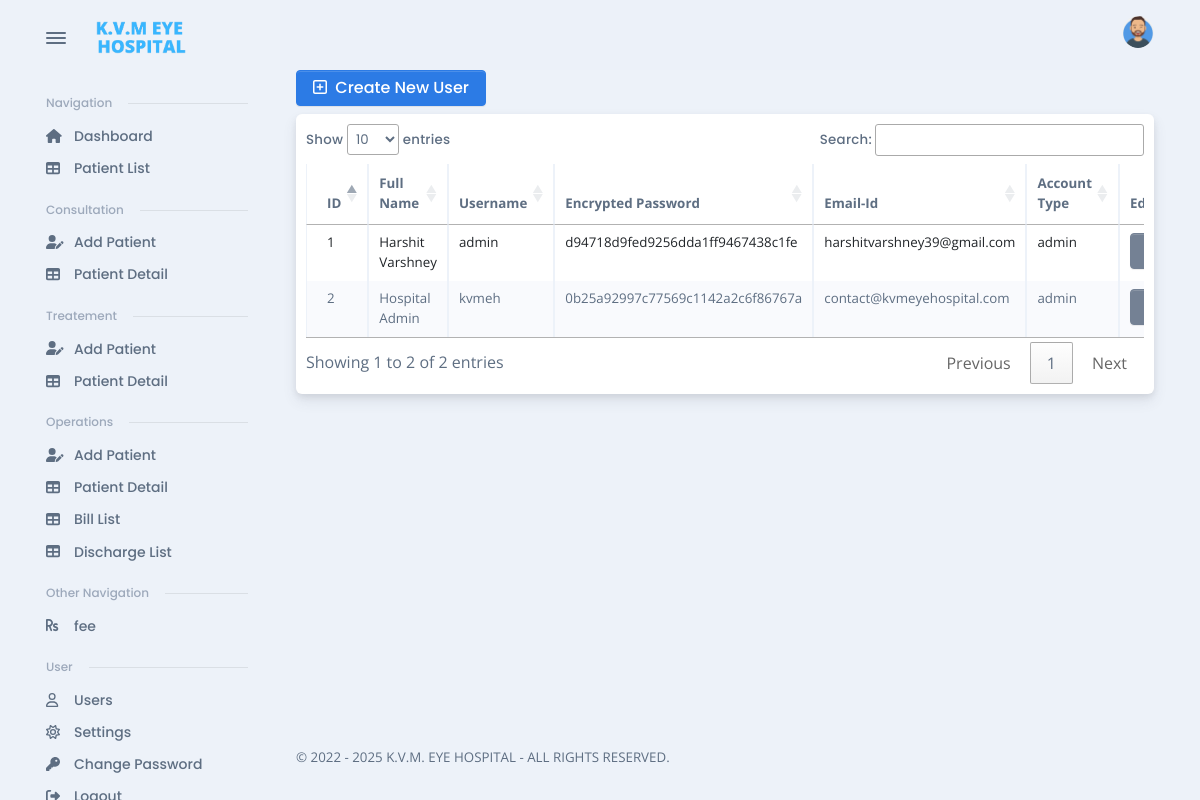
The app's page /public/users.php (signed in) with its own data.
### tables this page shows
CREATE TABLE `users` (
  `id` int(11) NOT NULL AUTO_INCREMENT,
  `username` varchar(255) NOT NULL,
  `full_name` varchar(30) NOT NULL,
  `password` varchar(255) NOT NULL,
  `emailid` varchar(30) NOT NULL,
  `access_level` varchar(5) NOT NULL,
  PRIMARY KEY (`id`),
  UNIQUE KEY `username` (`username`)
);

### public/users.php (the view, shortened to what this page needs)
<?php
if ($_SESSION['access_level'] == 'admin') {
    include "head.php";
    include "../dbcon.php";
    include "topandsidenav.php";
?>
    <form action="" method="POST">
        <button class="btn btn btn-primary" type="submit" name="add" value="add"><i class="far fa-plus-square"></i> &nbsp;Create New User</button><br>
    </form>
    <div class="card mb-3 mt-2">
        <div class="card-body pt-0" style="margin-top:10px;padding:10px;">
            <div class="table-responsive scrollbar ">
                <table class="table  table-responsive table-bordered table-striped fs--1 mb-0 table-hover" id="myTable">
                    <thead>
                        <tr>
                            <th style="overflow-wrap: break-word;" scope="col">ID</th>
                            <th style="overflow-wrap: break-word;" scope="col">Full Name</th>
                            <th style="overflow-wrap: break-word;" scope="col">Username</th>
                            <th style="overflow-wrap: break-word;" scope="col">Encrypted Password</th>
                            <th style="overflow-wrap: break-word;" scope="col">Email-Id</th>
                            <th style="overflow-wrap: break-word;" scope="col">Account Type</th>
                            <th style="overflow-wrap: break-word;" scope="col" width="4%">Edit</th>
                        </tr>
                    </thead>
                    <tbody>
                        <?php
                        $sql = "SELECT * FROM `users`";
                        $result = $conn->query($sql);
                        if ($result->num_rows > 0) {
                            $counter = 0;
                            while ($row = $result->fetch_assoc()) {
                        ?>
                                <tr>
                                    <td style=" overflow-wrap: normal;">
                                        <p><?php echo ++$counter;
                                            ?></p>
                                    </td>
                                    <td style="overflow-wrap: break-word;"><?php echo $row['full_name'] ?></td>
                                    <td style="overflow-wrap: break-word;"><?php echo $row['username'] ?></td>
                                    <td style="overflow-wrap: break-word;"><?php echo $row['password'] ?></td>
                                    <td style="overflow-wrap: break-word;"><?php echo $row['emailid'] ?></td>
                                    <td style="overflow-wrap: break-word;"><?php echo $row['access_level'] ?></td>
                                    <td style="overflow-wrap: break-word;">
                                        <form action="#" method="POST">
                                            <button class="btn btn btn-secondary" type="submit" name="edit" value="edit"><i class="far fa-edit"></i> </button>
                                        </form>
                                    </td>
                                </tr>
                        <?php
                            }
                        } else {
                            echo "0 results";
                        }
                        ?>
                    </tbody>
                </table>
            </div>
        </div>
    </div>
<?php include "footer.php";
} else {
    echo "<script>window.location.href = '../index.php'; </script>";
}
?>

### public/head.php (style rules this page uses)
td { padding: 0 10px; }

### records on screen
users: full_name "Harshit Varshney", username "admin", password "d94718d9fed9256dda1ff9467438c1fe", emailid "harshitvarshney39@gmail.com", access_level "admin"
users: full_name "Hospital Admin", username "kvmeh", password "0b25a92997c77569c1142a2c6f86767a", emailid "contact@kvmeyehospital.com", access_level "admin"
